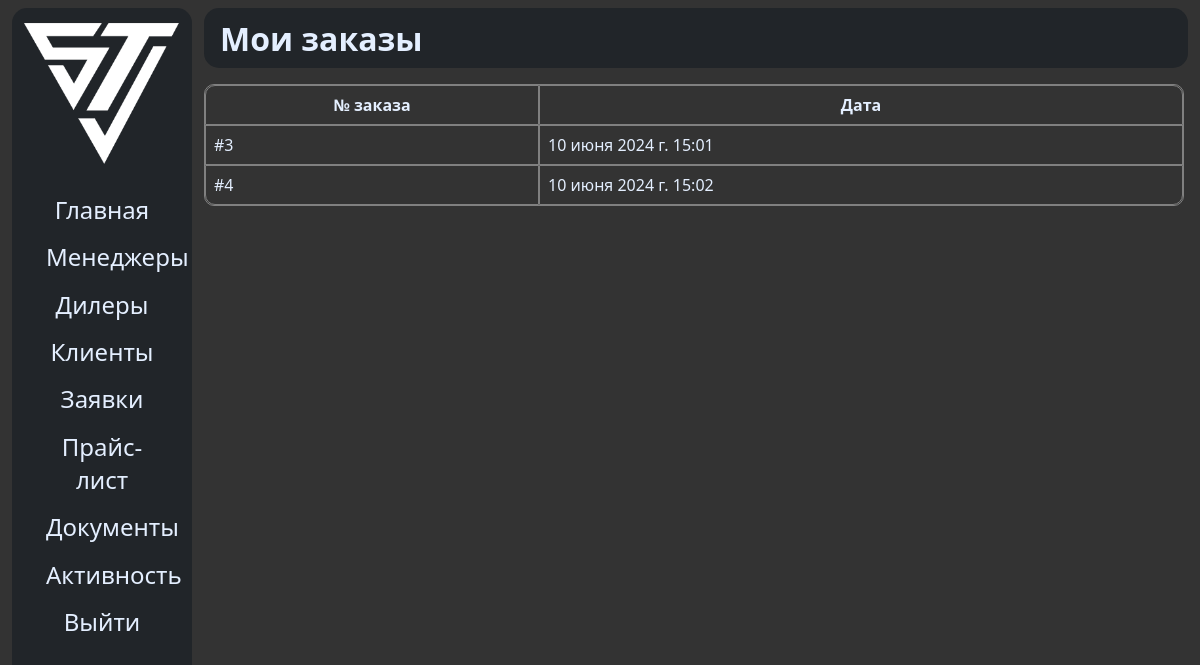
Page /orders/my (signed in) on the earlier database version.
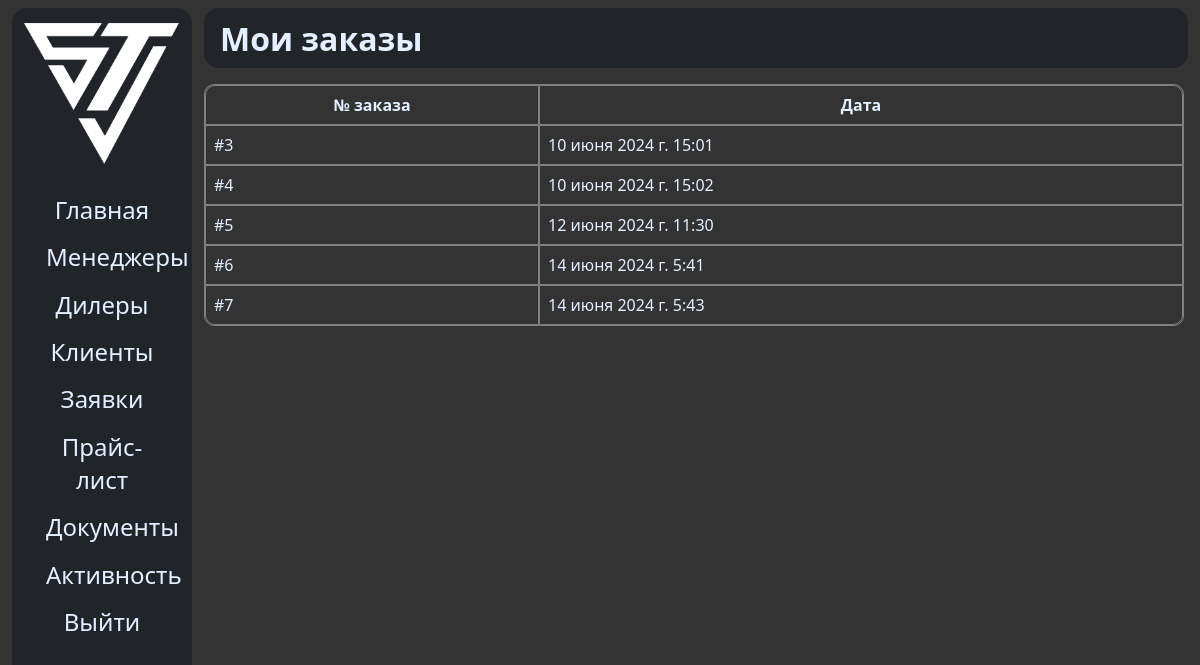
Same page on the later database version.
### sinotruk/models.py (models this page shows)
class Order(models.Model):
	user = models.ForeignKey(CustomUser, on_delete=models.CASCADE, verbose_name='Заказчик', related_name='orderer')
	date = models.DateTimeField(auto_now_add=True, null=True, blank=True)

### sinotruk/views.py (the view)
# urls.py: path('orders/my', my_orders),
def my_orders(request):
	if request.user.is_authenticated:
		class OrderView:
			def __init__(self, order):
				self.order = order
				self.items = OrderItem.objects.filter(order=order)
		orders = [OrderView(x) for x in Order.objects.filter(user=request.user)]
		return render(request, 'main/my_orders.html', {
			'orders': Order.objects.filter(user=request.user)
		})
	return HttpResponseRedirect('/login')

### templates/main/my_orders.html (shortened to what this page needs)
{% extends 'main/base.html' %}
{% load static %}
{% block navbar %}
    <h1>Мои заказы</h1>
{% endblock %}
{% block content %}
    <div class="my_orders_block">
        <table class="my_table">
            <thead>
                <tr>
                    <th>№ заказа</th>
                    <th>Дата</th>
                </tr>
            </thead>
            <tbody>
                {% for order in orders %}
                    <tr class="order-tr" onclick="window.location.href='/orders/my/{{ order.id }}'">
                        <td>#{{ order.id }}</td>
                        <td>{{ order.date }}</td>
                    </tr>
                {% endfor %}
            </tbody>
        </table>
    </div>
{% endblock %}

Differences in the rows shown:
added Order: id "5", date "12 июня 2024 г. 11:30"
added Order: id "6", date "14 июня 2024 г. 5:41"
added Order: id "7", date "14 июня 2024 г. 5:43"
